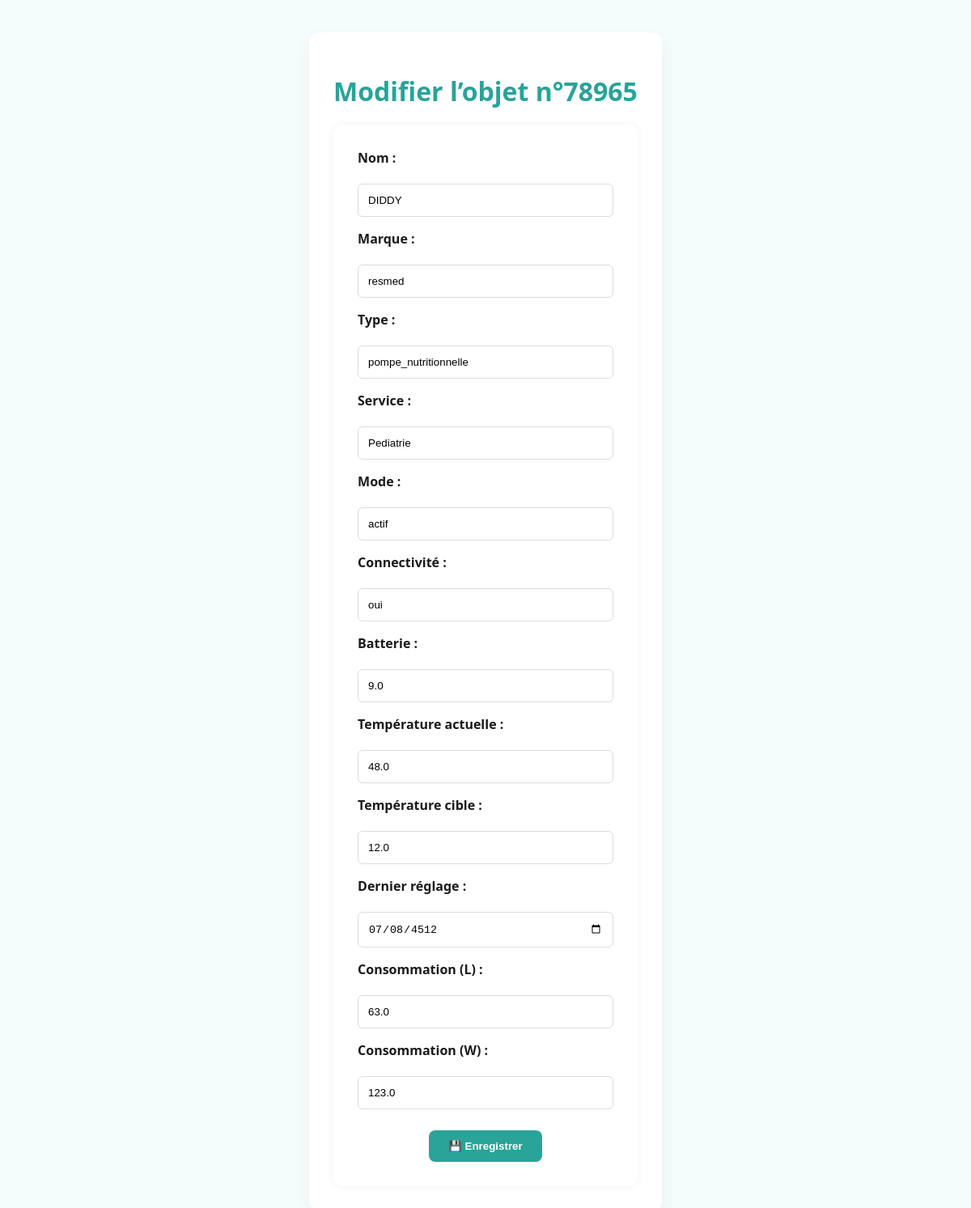
The app's page /modifier_objet/78965 (signed in) with its own data.
### tables this page shows
CREATE TABLE Objet (
    ID INT PRIMARY KEY,
    TempActuelle REAL,
    tempcible REAL,
    mode VARCHAR(30),
    connectivite VARCHAR(30),
    batterie REAL,
    service VARCHAR(30),
    marque VARCHAR(50),
    nom VARCHAR(255),
    type VARCHAR(30),
    dernierReglage DATE,
    ConsommationL REAL,
    ConsommationW REAL
);

### app.py (the view)
@app.route('/modifier_objet/<string:id>', methods=['GET', 'POST'])
def modifier_objet(id):
    if 'username' not in session:
        return redirect(url_for('connexion'))
    pseudonyme = session['username']
    user_type = get_user_type(pseudonyme)
    if not user_type or int(user_type[0]) < 2:
        flash("Accès réservé aux administrateurs.")
        return redirect(url_for('gestion_ressources'))
    conn = sql.connect("donnees.db")
    cur = conn.cursor()
    cur.execute("SELECT * FROM Objet WHERE ID = ?", (id,))
    objet = cur.fetchone()
    if not objet:
        conn.close()
        flash("Objet non trouvé.")
        return redirect(url_for('gestion_ressources'))
    if request.method == 'POST':
        data = request.form
        champs_requis = ['TempActuelle', 'tempcible', 'mode', 'connectivite', 'batterie',
                        'service', 'marque', 'nom', 'type', 'dernierReglage']
        champs_vides = [champ for champ in champs_requis if not data.get(champ)]
        if champs_vides:
            flash(f"Les champs suivants sont obligatoires : {', '.join(champs_vides)}")
            conn.close()
            return render_template('modifier_objet.html', objet=data)
        try:
            cur.execute("""
                UPDATE Objet
                SET TempActuelle=?, tempcible=?, mode=?, connectivite=?, batterie=?,
                    service=?, marque=?, nom=?, type=?, dernierReglage=?,
                    ConsommationL=?, ConsommationW=?
                WHERE ID=?
            """, (
                data['TempActuelle'], data['tempcible'], data['mode'], data['connectivite'],
                data['batterie'], data['service'], data['marque'], data['nom'], data['type'],
                data['dernierReglage'], data.get('ConsommationL', 0), data.get('ConsommationW', 0), id
            ))
            conn.commit()
            update_user_points(pseudonyme, 0.25, 0)
            increment_user_actions(pseudonyme)
            flash("Objet modifié avec succès.")
            return redirect(url_for('gestion_ressources'))
        except Exception as e:
            conn.rollback()
            flash(f"Erreur lors de la modification : {e}")
        finally:
            conn.close()
    else:
        conn.close()
        return render_template('modifier_objet.html', objet=objet)

### app.py (called while the page is built)
@app.context_processor
def inject_user_type():
    def get_user_type_safe(pseudo):
        result = get_user_type(pseudo)
        return int(result[0]) if result else 0
    return dict(get_user_type=get_user_type_safe)

### models.py (called while the page is built)
def get_user_type(pseudonyme):
    con = sql.connect("donnees.db")
    cur = con.cursor()
    cur.execute("SELECT type FROM Informations WHERE pseudonyme = ? OR email = ?", (pseudonyme, pseudonyme))
    result = cur.fetchone()
    con.close()
    return result

### templates/modifier_objet.html (shortened to what this page needs)
<!DOCTYPE html>
<html lang="fr" data-theme="light">
<head>
    <link rel="stylesheet" href="{{ url_for('static', filename='dist/css/styles.css') }}">
</head>
<body>
    <div class="container">
        <h1>Modifier l’objet n°{{ objet[0] }}</h1>
        <form method="POST">
            <label>Nom :</label>
            <input type="text" name="nom" value="{{ objet[8] }}" required>
            <label>Marque :</label>
            <input type="text" name="marque" value="{{ objet[7] }}" required>
            <label>Type :</label>
            <input type="text" name="type" value="{{ objet[9] }}" required>
            <label>Service :</label>
            <input type="text" name="service" value="{{ objet[6] }}" required>
            <label>Mode :</label>
            <input type="text" name="mode" value="{{ objet[3] }}" required>
            <label>Connectivité :</label>
            <input type="text" name="connectivite" value="{{ objet[4] }}" required>
            <label>Batterie :</label>
            <input type="number" step="0.1" name="batterie" value="{{ objet[5] }}" required>
            <label>Température actuelle :</label>
            <input type="number" step="0.1" name="TempActuelle" value="{{ objet[1] }}" required>
            <label>Température cible :</label>
            <input type="number" step="0.1" name="tempcible" value="{{ objet[2] }}" required>
            <label>Dernier réglage :</label>
            <input type="date" name="dernierReglage" value="{{ objet[10] }}" required>
            <label>Consommation (L) :</label>
            <input type="number" step="0.1" name="ConsommationL" value="{{ objet[11] }}">
            <label>Consommation (W) :</label>
            <input type="number" step="0.1" name="ConsommationW" value="{{ objet[12] }}">
            <button type="submit">💾 Enregistrer</button>
        </form>
    </div>
</body>
</html>

### records on screen
Objet: ID "78965", nom "DIDDY", marque "resmed", type "pompe_nutritionnelle", service "Pediatrie", mode "actif", connectivite "oui", batterie "9.0", TempActuelle "48.0", tempcible "12.0", dernierReglage "07/08/4512", ConsommationL "63.0", ConsommationW "123.0"
